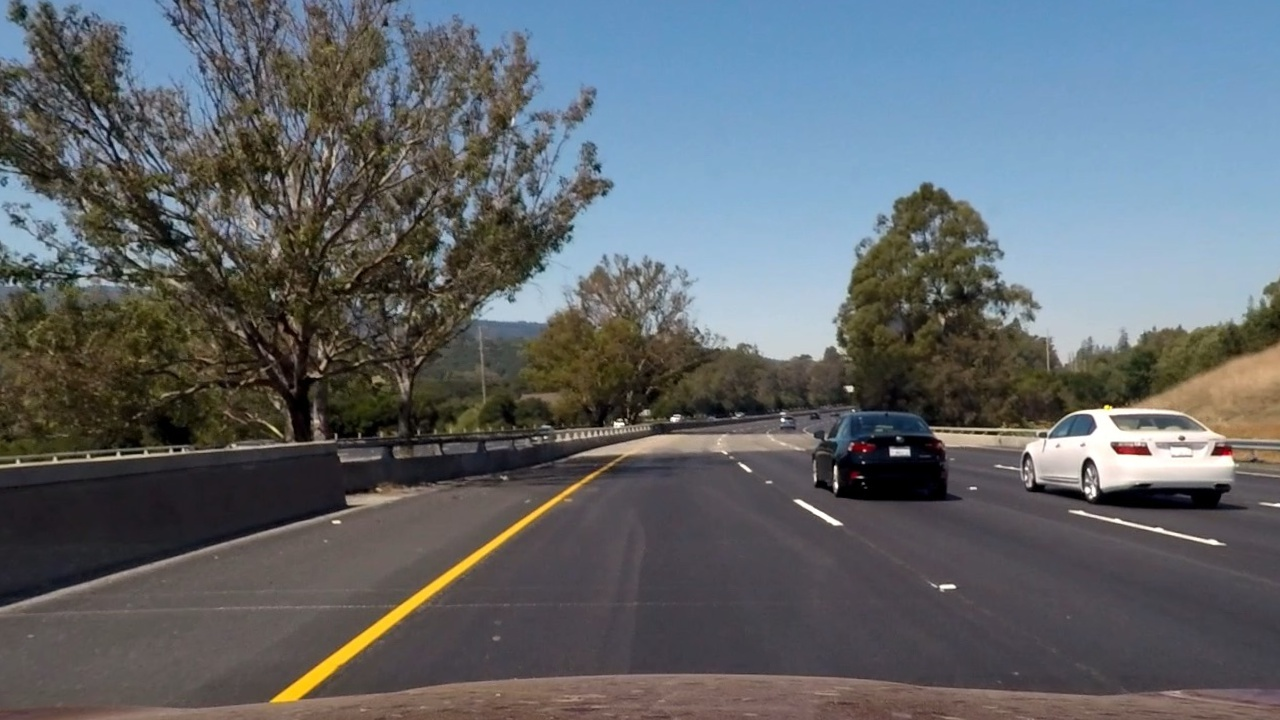
#> input picture Term1_Computer_Vision_and_Deep_Learning/04_Project-Advanced_Lane_Finding/99_Lessons/29_HLS_Selection/test6.jpg, 1280 x 720 px
$ jupyter execute 'HLS Selection.ipynb'   (shell and % lines are left out)
#> lines starting #> are read from the running program, lines starting #| are printed output that depends on the picture; after the words box and inside, x2 and y2 are one past the last pixel; in counts of white or black regions, pixels touching at a corner belong together
# HLS Selection
---
 Write a function that takes in an image and threshold values and returns a binary output from applying the threshold to the S-channe

[cell 1]
import matplotlib.pyplot as plt
import matplotlib.image as mpimg
import numpy as np
import cv2


# Read in an image, you can also try test1.jpg or test4.jpg
image = mpimg.imread('test6.jpg')
#> image is the input picture: shape (720, 1280, 3); mean R, G, B 96.4, 101.5, 106
print(image.shape)
#| (720, 1280, 3)
plt.imshow(image)

[cell 2]
# Define a function that thresholds the S-channel of HLS
# Use exclusive lower bound (>) and inclusive upper (<=)
def hls_select(img, thresh=(0, 255)):
    # 1) Convert to HLS color space
#> called with thresh = (90, 255)
    hls = cv2.cvtColor(img, cv2.COLOR_RGB2HLS)
#> hls: shape (720, 1280, 3); mean of channels 0, 1, 2 76.7, 100.9, 55.9

    # 2) Apply a threshold to the S channel
    S = hls[:, : , 2]
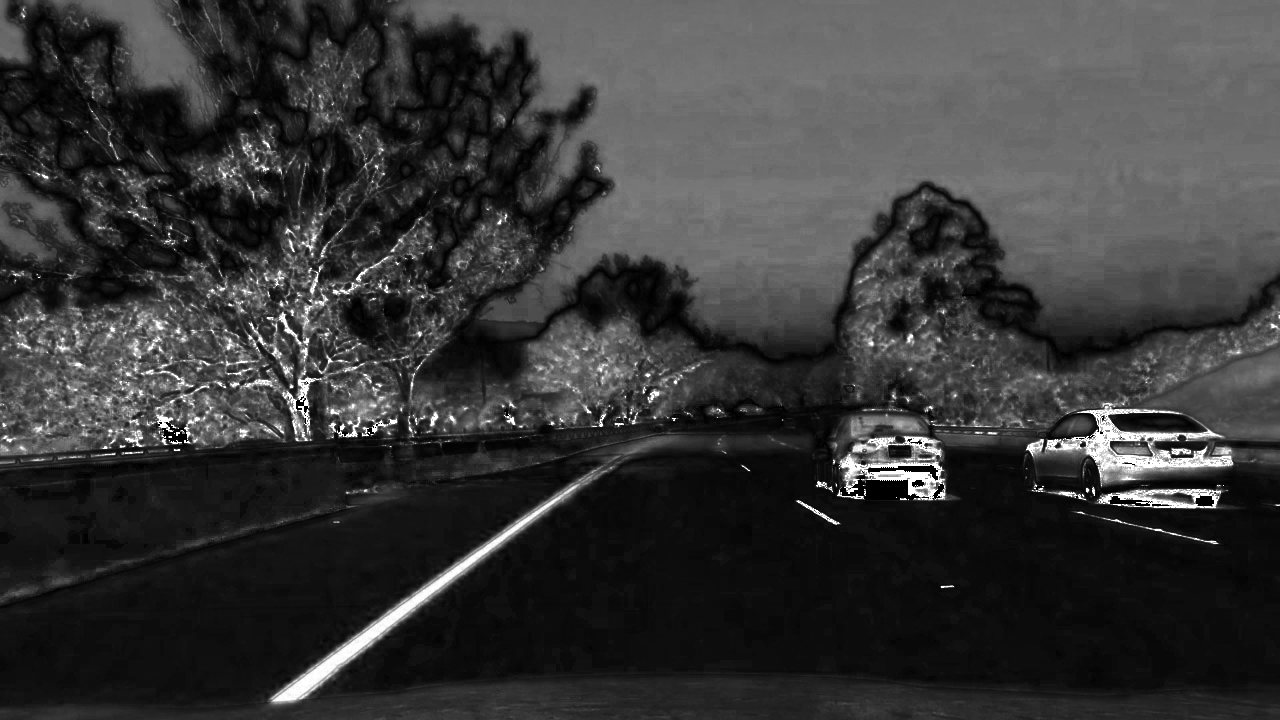
#> S: shape (720, 1280); min 0, max 255, mean 55.9
    binary_output = np.zeros_like(S)
    binary_output[(S > thresh[0]) & (S <= thresh[1]) ] = 1

    # 3) Return a binary image of threshold result
#     binary_output = np.copy(img) # placeholder line
    return binary_output

[cell 3]
hls_binary = hls_select(image, thresh=(90, 255))
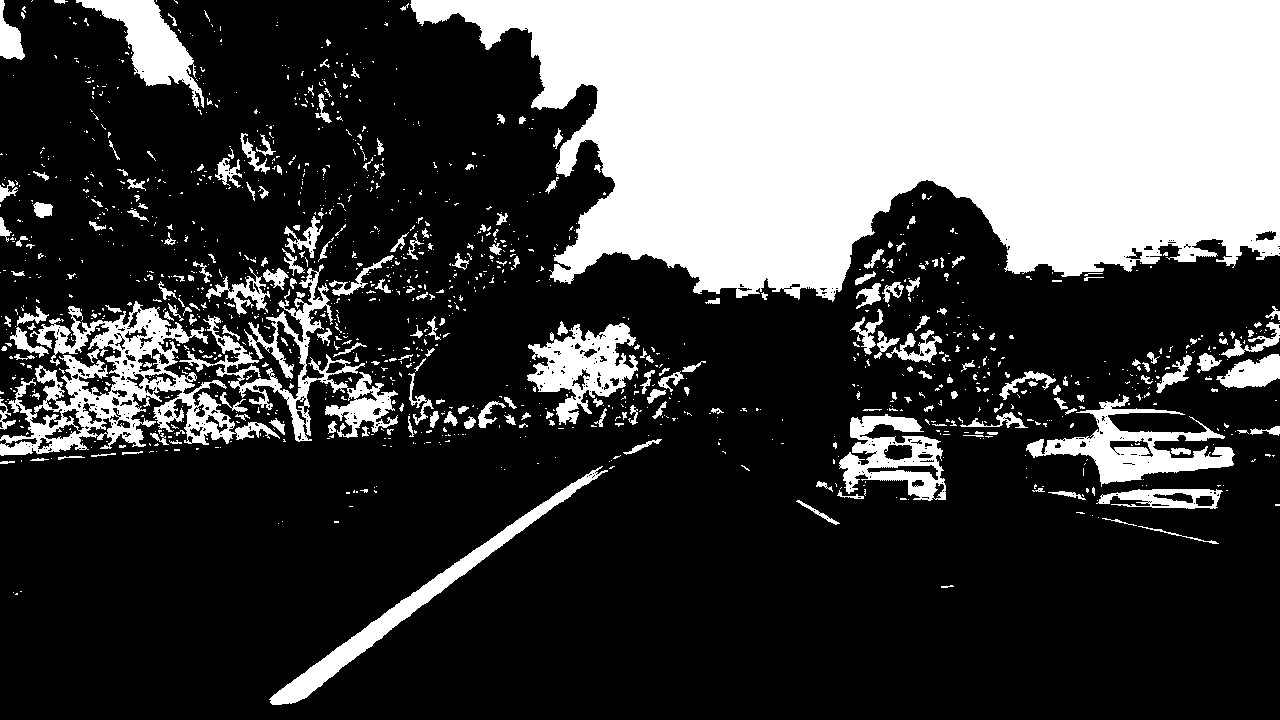
#> hls_binary: shape (720, 1280); values 0 (black) and 1 (white), 28.3% white; 1327 white regions (1082 under 20 px), largest, box (x1, y1, x2, y2) and area: (410, 0, 1280, 302) 185959, (0, 301, 280, 456) 13897, (179, 264, 398, 442) 7147

# Plot the result
f, (ax1, ax2) = plt.subplots(1, 2, figsize=(24, 9))
f.tight_layout()
ax1.imshow(image)
ax1.set_title('Original Image', fontsize=50)
ax2.imshow(hls_binary, cmap='gray')
ax2.set_title('Thresholded S', fontsize=50)
plt.subplots_adjust(left=0., right=1, top=0.9, bottom=0.)
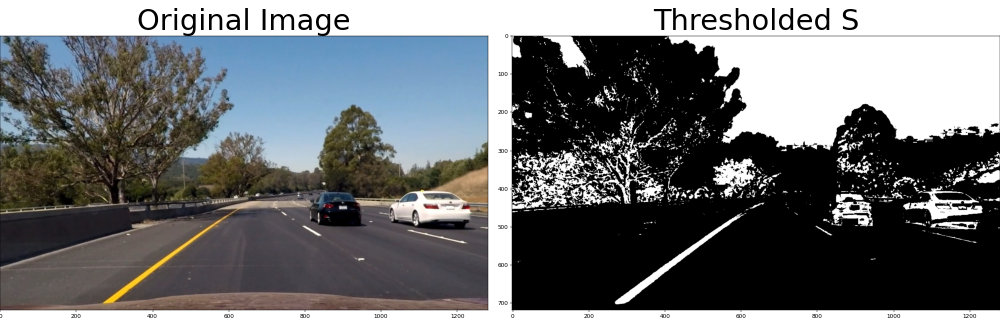
#> figure drawn by matplotlib, 2 panels

$ run again, with Term1_Computer_Vision_and_Deep_Learning/04_Project-Advanced_Lane_Finding/test_images/test1.jpg copied over Term1_Computer_Vision_and_Deep_Learning/04_Project-Advanced_Lane_Finding/99_Lessons/29_HLS_Selection/test6.jpg
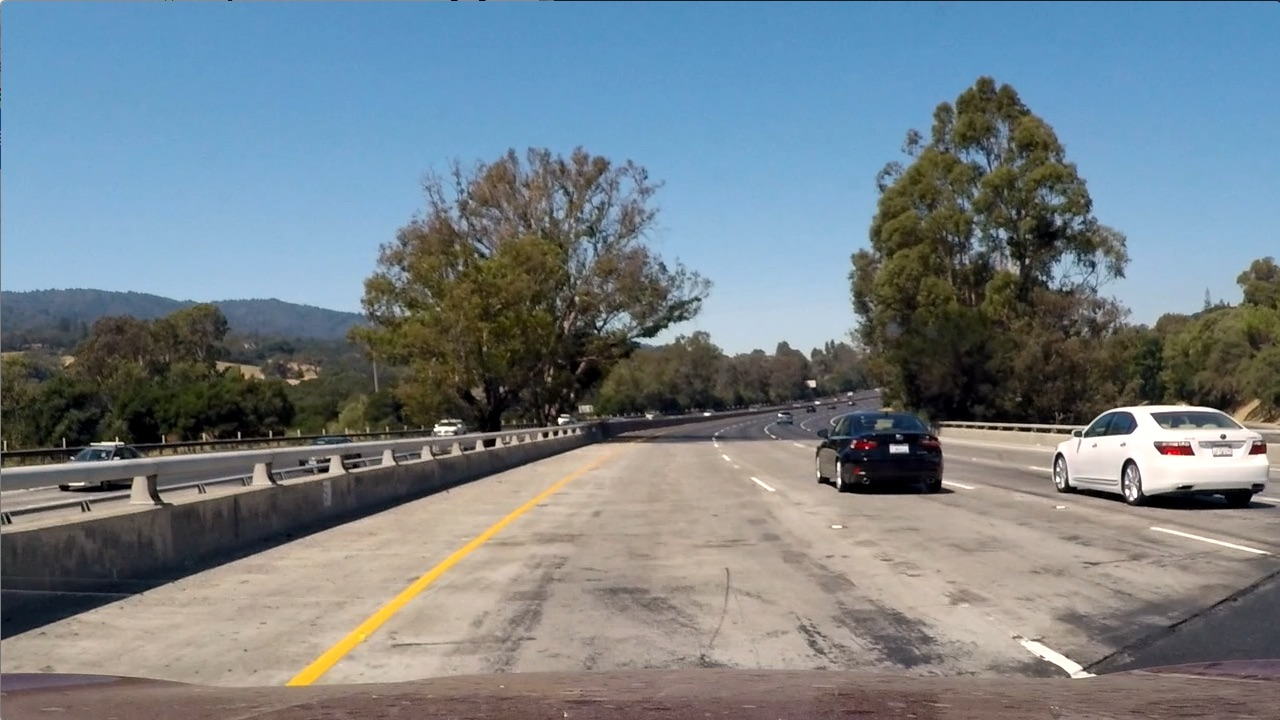
#> input picture Term1_Computer_Vision_and_Deep_Learning/04_Project-Advanced_Lane_Finding/test_images/test1.jpg, 1280 x 720 px
#> image is the input picture: shape (720, 1280, 3); mean R, G, B 117.5, 128.7, 135.5
#| (720, 1280, 3)
#> hls: shape (720, 1280, 3); mean of channels 0, 1, 2 60.2, 126.7, 74.4
#> `hls_binary = hls_select(image, thresh=(90, 255))`:
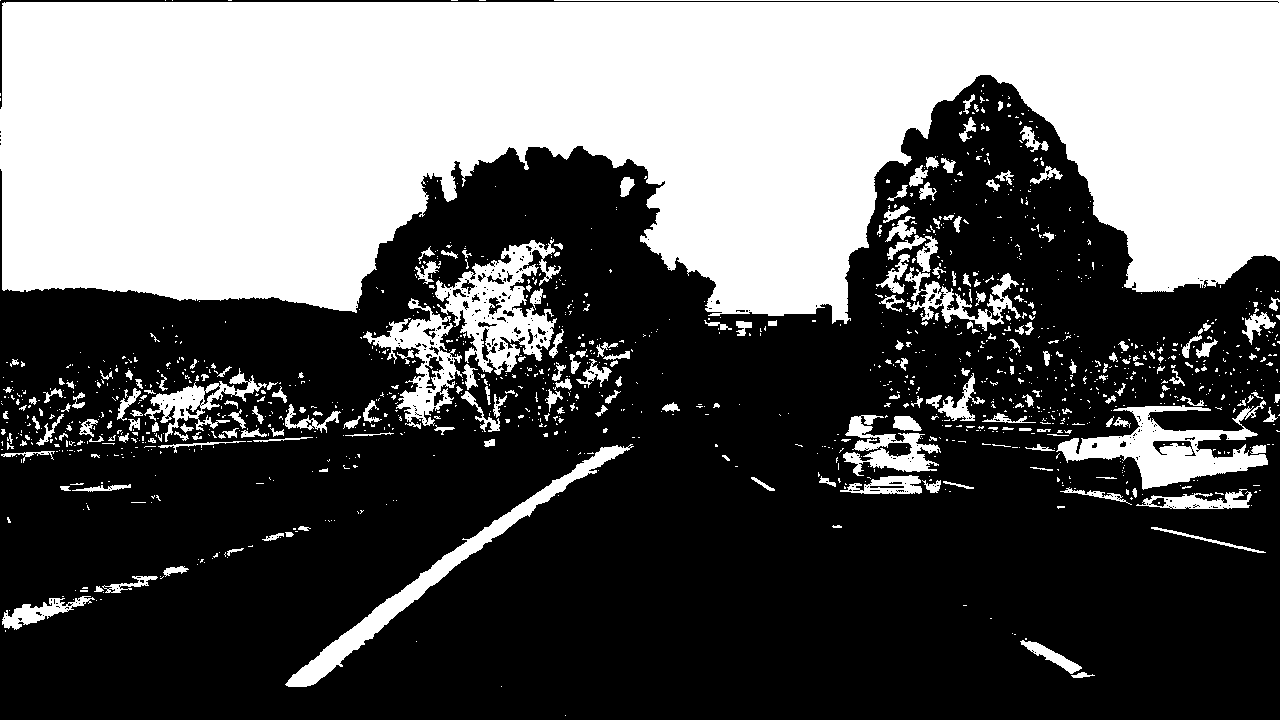
#> hls_binary: shape (720, 1280); values 0 (black) and 1 (white), 38.8% white; 1339 white regions (1101 under 20 px), largest, box (x1, y1, x2, y2) and area: (0, 0, 1280, 324) 299026, (435, 239, 561, 375) 7257, (1056, 400, 1268, 490) 7165
#> `[cell 3] hls_binary = hls_select(image, thresh=(90, 255))  # Plot the ..`:
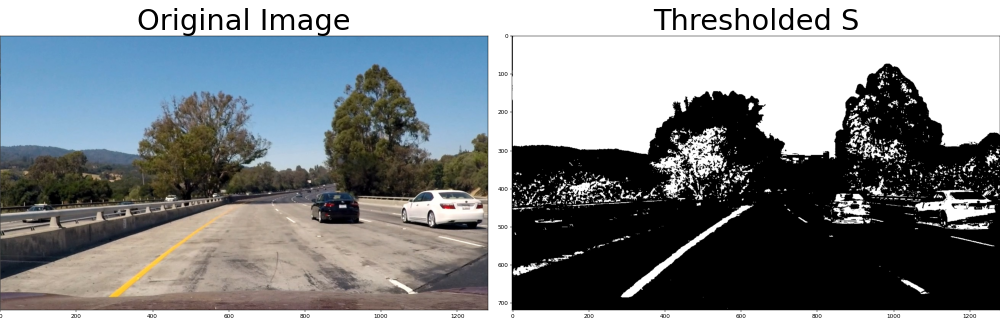
#> figure drawn by matplotlib, 2 panels

$ run again, with Term1_Computer_Vision_and_Deep_Learning/04_Project-Advanced_Lane_Finding/test_images/test4.jpg copied over Term1_Computer_Vision_and_Deep_Learning/04_Project-Advanced_Lane_Finding/99_Lessons/29_HLS_Selection/test6.jpg
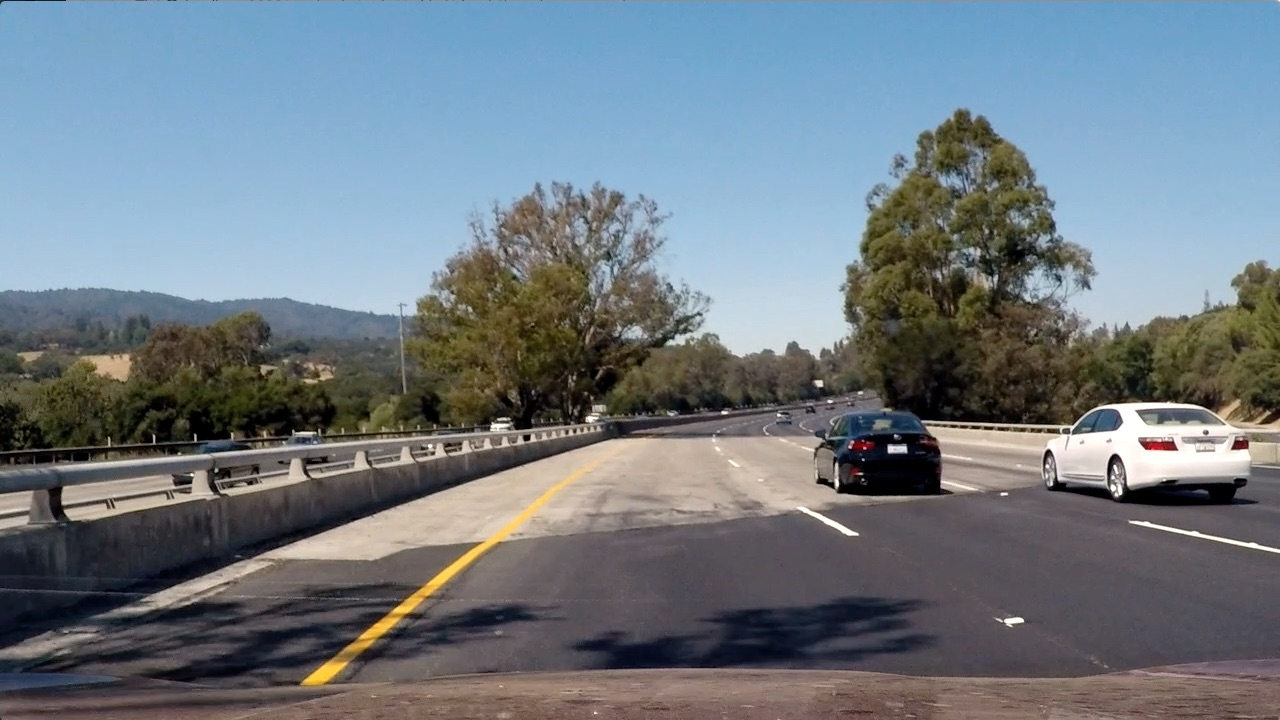
#> input picture Term1_Computer_Vision_and_Deep_Learning/04_Project-Advanced_Lane_Finding/test_images/test4.jpg, 1280 x 720 px
#> image is the input picture: shape (720, 1280, 3); mean R, G, B 112.2, 122.7, 130.9
#| (720, 1280, 3)
#> hls: shape (720, 1280, 3); mean of channels 0, 1, 2 80.5, 121.4, 71.8
#> `hls_binary = hls_select(image, thresh=(90, 255))`:
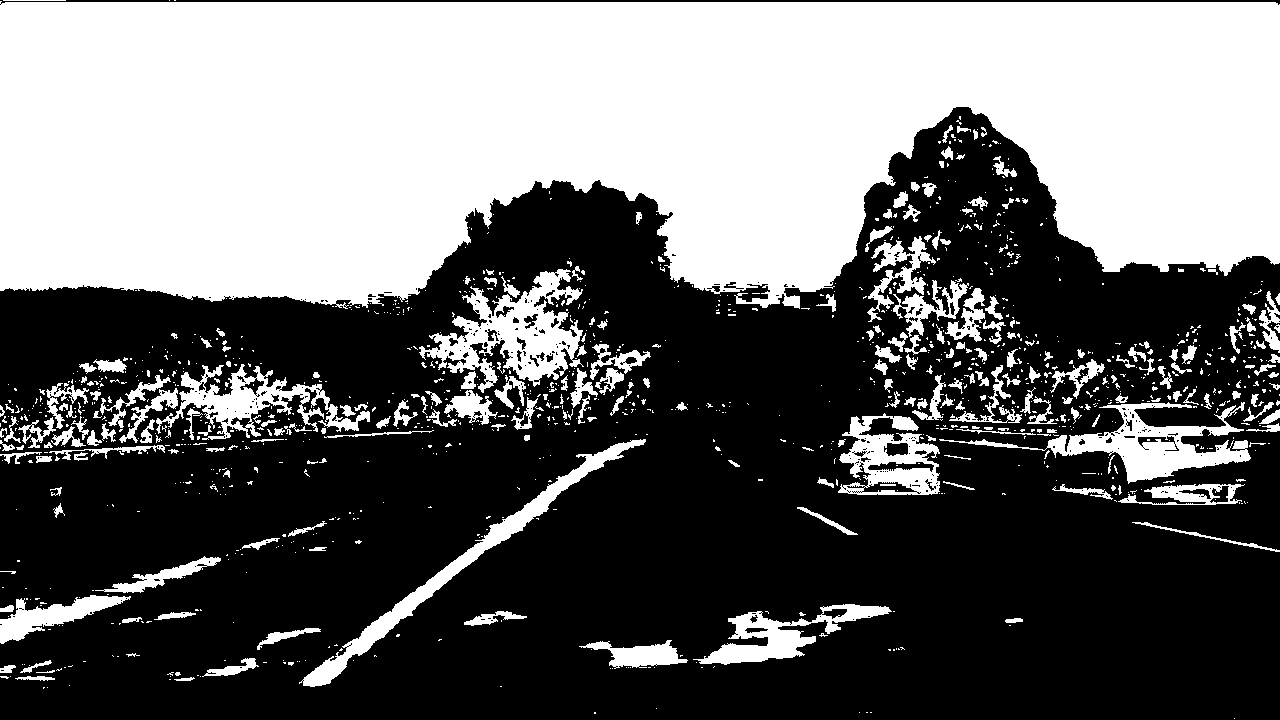
#> hls_binary: shape (720, 1280); values 0 (black) and 1 (white), 42.1% white; 1215 white regions (963 under 20 px), largest, box (x1, y1, x2, y2) and area: (0, 1, 1280, 309) 315563, (419, 269, 584, 393) 8217, (939, 402, 1251, 484) 6713
#> `[cell 3] hls_binary = hls_select(image, thresh=(90, 255))  # Plot the ..`:
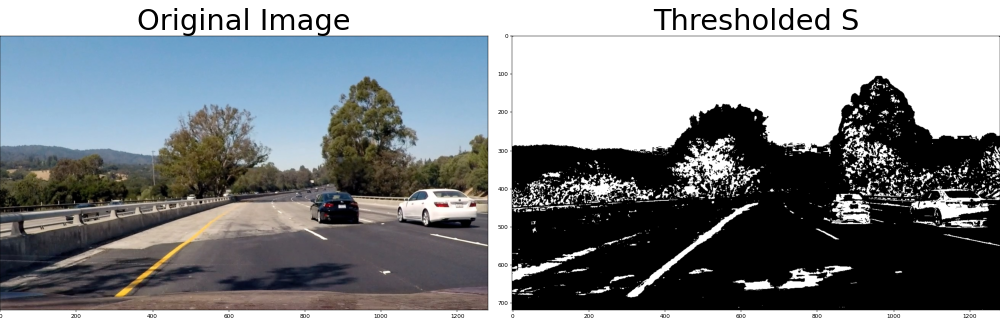
#> figure drawn by matplotlib, 2 panels
